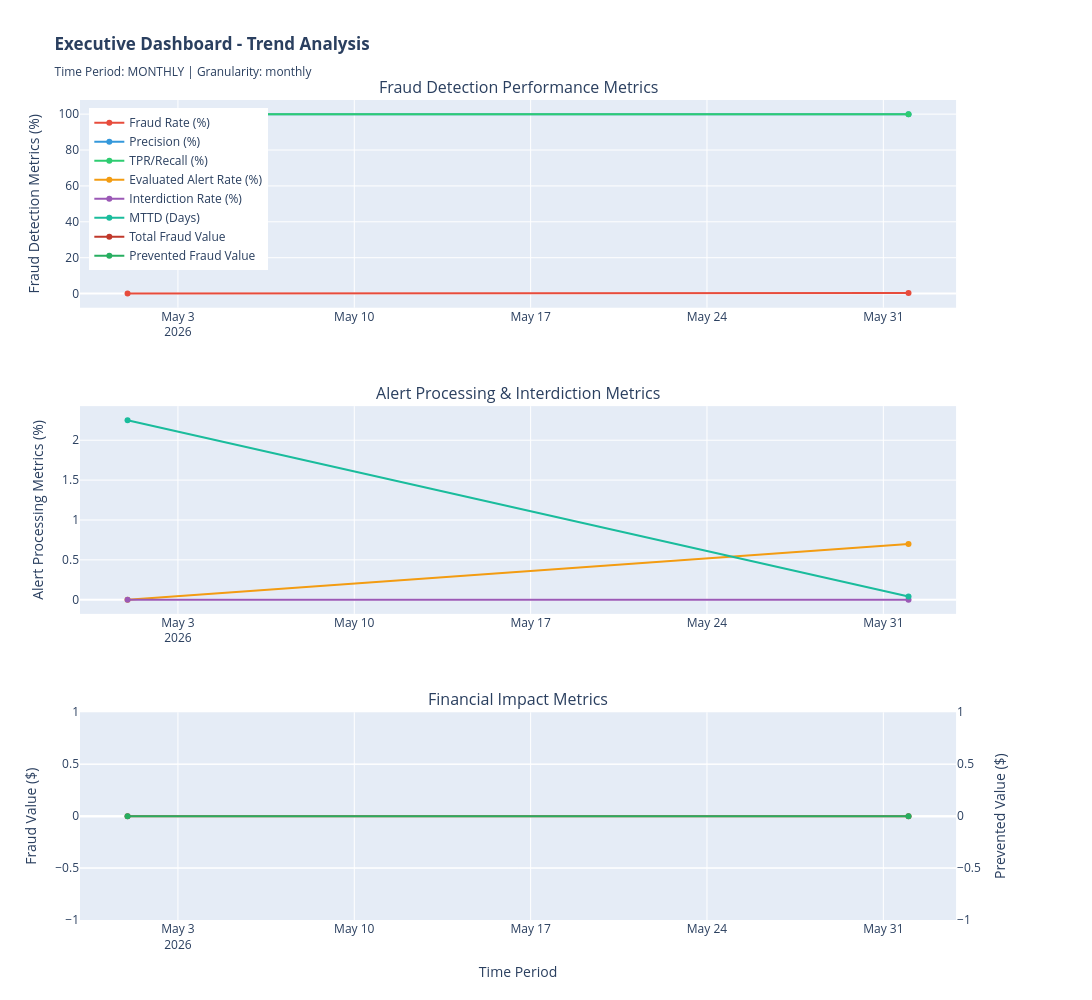

This figure's notebook cell:
### Code cell
# ============================================================================
# SECTION 8.2: RENDER TIME-SERIES CHARTS (Trends Over Time)
# ============================================================================

print("\n" + "="*80)
print("VISUALIZATION: TIME-SERIES TRENDS")
print("="*80)

# Create 3 time-series subplots
fig_trends = make_subplots(
    rows=3, cols=1,
    subplot_titles=(
        "Fraud Detection Performance Metrics",
        "Alert Processing & Interdiction Metrics",
        "Financial Impact Metrics"
    ),
    specs=[
        [{"secondary_y": False}],
        [{"secondary_y": False}],
        [{"secondary_y": True}]
    ],
    vertical_spacing=0.12
)

# CHART 1: Fraud Performance Metrics
fig_trends.add_trace(
    go.Scatter(
        x=fraud_perf_pd['period'],
        y=fraud_perf_pd['fraud_rate_pct'],
        name='Fraud Rate (%)',
        mode='lines+markers',
        line=dict(color='#e74c3c', width=2),
        marker=dict(size=6)
    ),
    row=1, col=1
)

fig_trends.add_trace(
    go.Scatter(
        x=fraud_perf_pd['period'],
        y=fraud_perf_pd['precision_calc'],
        name='Precision (%)',
        mode='lines+markers',
        line=dict(color='#3498db', width=2),
        marker=dict(size=6)
    ),
    row=1, col=1
)

fig_trends.add_trace(
    go.Scatter(
        x=fraud_perf_pd['period'],
        y=fraud_perf_pd['tpr_calc'],
        name='TPR/Recall (%)',
        mode='lines+markers',
        line=dict(color='#2ecc71', width=2),
        marker=dict(size=6)
    ),
    row=1, col=1
)

# CHART 2: Alert Processing Metrics
fig_trends.add_trace(
    go.Scatter(
        x=alert_perf_pd['period'],
        y=alert_perf_pd['evaluated_alert_rate_calc'],
        name='Evaluated Alert Rate (%)',
        mode='lines+markers',
        line=dict(color='#f39c12', width=2),
        marker=dict(size=6)
    ),
    row=2, col=1
)

fig_trends.add_trace(
    go.Scatter(
        x=alert_perf_pd['period'],
        y=alert_perf_pd['overall_interdiction_rate_pct'],
        name='Interdiction Rate (%)',
        mode='lines+markers',
        line=dict(color='#9b59b6', width=2),
        marker=dict(size=6)
    ),
    row=2, col=1
)

fig_trends.add_trace(
    go.Scatter(
        x=case_perf_pd['period'],
        y=case_perf_pd['mttd_days'],
        name='MTTD (Days)',
        mode='lines+markers',
        line=dict(color='#1abc9c', width=2),
        marker=dict(size=6)
    ),
    row=2, col=1
)

# CHART 3: Financial Metrics
fig_trends.add_trace(
    go.Scatter(
        x=financial_pd['period'],
        y=financial_pd['total_fraud_value'],
        name='Total Fraud Value',
        mode='lines+markers',
        line=dict(color='#c0392b', width=2),
        marker=dict(size=6)
    ),
    row=3, col=1, secondary_y=False
)

fig_trends.add_trace(
    go.Scatter(
        x=financial_pd['period'],
        y=financial_pd['prevented_fraud_value_calc'],
        name='Prevented Fraud Value',
        mode='lines+markers',
        line=dict(color='#27ae60', width=2),
        marker=dict(size=6)
    ),
    row=3, col=1, secondary_y=True
)

# Update axes labels
fig_trends.update_yaxes(title_text="Fraud Detection Metrics (%)", row=1, col=1)
fig_trends.update_yaxes(title_text="Alert Processing Metrics (%)", row=2, col=1)
fig_trends.update_yaxes(title_text="Fraud Value ($)", row=3, col=1, secondary_y=False)
fig_trends.update_yaxes(title_text="Prevented Value ($)", row=3, col=1, secondary_y=True)
fig_trends.update_xaxes(title_text="Time Period", row=3, col=1)

fig_trends.update_layout(
    title_text=f"<b>Executive Dashboard - Trend Analysis</b><br><sub>Time Period: {time_granularity.upper()} | Granularity: {time_granularity}</sub>",
    height=1000,
    width=1400,
    hovermode='x unified',
    showlegend=True,
    legend=dict(x=0.01, y=0.99)
)

print("✓ Time-series trend charts created (3 subplots with 10 metrics)")
print("  Metrics tracked: Fraud Detection, Alert Processing, Financial Impact")

# Display the figure
fig_trends.show()

### Figure 1 — Plotly figure (JSON) as saved in the notebook; plotly's stock layout.template omitted (floating-point values rounded to 4 significant figures)
{"data": [{"line": {"color": "#e74c3c", "width": 2}, "marker": {"size": 6}, "mode": "lines+markers", "name": "Fraud Rate (%)", "type": "scatter", "x": ["2026-05", "2026-06"], "xaxis": "x", "y": [0.0, 0.3509], "yaxis": "y"}, {"line": {"color": "#3498db", "width": 2}, "marker": {"size": 6}, "mode": "lines+markers", "name": "Precision (%)", "type": "scatter", "x": ["2026-05", "2026-06"], "xaxis": "x", "y": [100.0, 100.0], "yaxis": "y"}, {"line": {"color": "#2ecc71", "width": 2}, "marker": {"size": 6}, "mode": "lines+markers", "name": "TPR/Recall (%)", "type": "scatter", "x": ["2026-05", "2026-06"], "xaxis": "x", "y": [100.0, 100.0], "yaxis": "y"}, {"line": {"color": "#f39c12", "width": 2}, "marker": {"size": 6}, "mode": "lines+markers", "name": "Evaluated Alert Rate (%)", "type": "scatter", "x": ["2026-05", "2026-06"], "xaxis": "x2", "y": [0.0, 0.7], "yaxis": "y2"}, {"line": {"color": "#9b59b6", "width": 2}, "marker": {"size": 6}, "mode": "lines+markers", "name": "Interdiction Rate (%)", "type": "scatter", "x": ["2026-05", "2026-06"], "xaxis": "x2", "y": [0.0, 0.0], "yaxis": "y2"}, {"line": {"color": "#1abc9c", "width": 2}, "marker": {"size": 6}, "mode": "lines+markers", "name": "MTTD (Days)", "type": "scatter", "x": ["2026-05", "2026-06"], "xaxis": "x2", "y": [2.25, 0.04], "yaxis": "y2"}, {"line": {"color": "#c0392b", "width": 2}, "marker": {"size": 6}, "mode": "lines+markers", "name": "Total Fraud Value", "type": "scatter", "x": ["2026-05", "2026-06"], "xaxis": "x3", "y": [0.0, 0.0], "yaxis": "y3"}, {"line": {"color": "#27ae60", "width": 2}, "marker": {"size": 6}, "mode": "lines+markers", "name": "Prevented Fraud Value", "type": "scatter", "x": ["2026-05", "2026-06"], "xaxis": "x3", "y": [0.0, 0.0], "yaxis": "y4"}], "layout": {"annotations": [{"font": {"size": 16}, "showarrow": false, "text": "Fraud Detection Performance Metrics", "x": 0.47, "xanchor": "center", "xref": "paper", "y": 1, "yanchor": "bottom", "yref": "paper"}, {"font": {"size": 16}, "showarrow": false, "text": "Alert Processing & Interdiction Metrics", "x": 0.47, "xanchor": "center", "xref": "paper", "y": 0.6267, "yanchor": "bottom", "yref": "paper"}, {"font": {"size": 16}, "showarrow": false, "text": "Financial Impact Metrics", "x": 0.47, "xanchor": "center", "xref": "paper", "y": 0.2533, "yanchor": "bottom", "yref": "paper"}], "height": 1000, "hovermode": "x unified", "legend": {"x": 0.01, "y": 0.99}, "showlegend": true, "title": {"text": "<b>Executive Dashboard - Trend Analysis</b><br><sub>Time Period: MONTHLY | Granularity: monthly</sub>"}, "width": 1400, "xaxis": {"anchor": "y", "domain": [0, 0.94]}, "xaxis2": {"anchor": "y2", "domain": [0, 0.94]}, "xaxis3": {"anchor": "y3", "domain": [0, 0.94], "title": {"text": "Time Period"}}, "yaxis": {"anchor": "x", "domain": [0.7467, 1], "title": {"text": "Fraud Detection Metrics (%)"}}, "yaxis2": {"anchor": "x2", "domain": [0.3733, 0.6267], "title": {"text": "Alert Processing Metrics (%)"}}, "yaxis3": {"anchor": "x3", "domain": [0, 0.2533], "title": {"text": "Fraud Value ($)"}}, "yaxis4": {"anchor": "x3", "overlaying": "y3", "side": "right", "title": {"text": "Prevented Value ($)"}}}}
